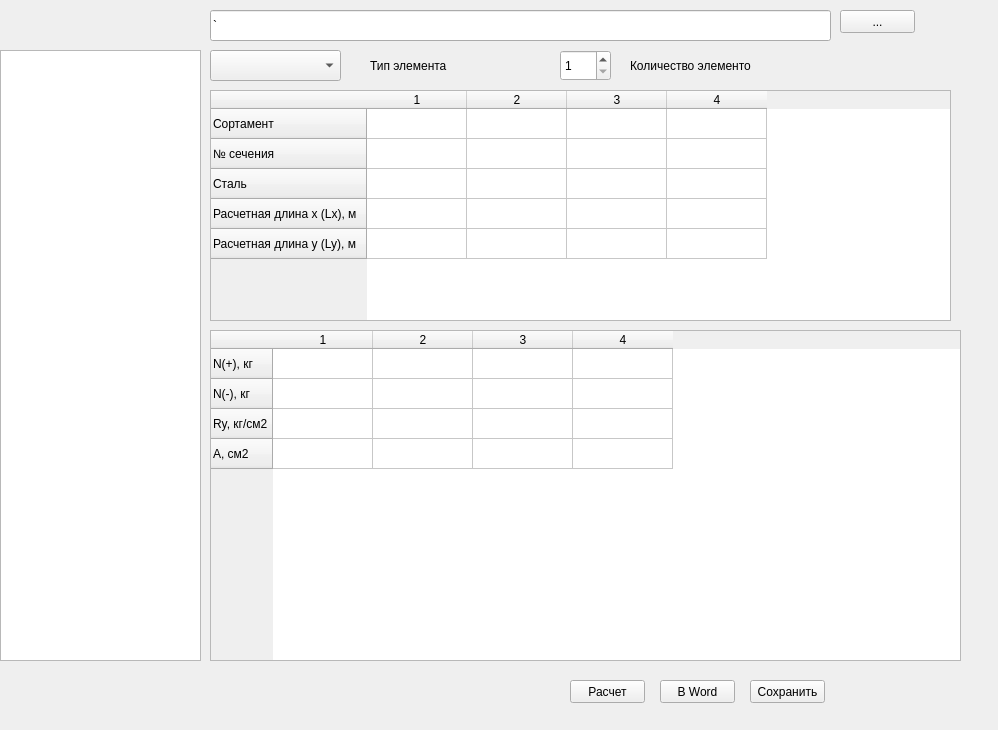
<?xml version="1.0" encoding="UTF-8"?>
<ui version="4.0">
 <class>Form</class>
 <widget class="QWidget" name="Form">
  <property name="geometry">
   <rect>
    <x>0</x>
    <y>0</y>
    <width>998</width>
    <height>730</height>
   </rect>
  </property>
  <property name="windowTitle">
   <string>Form</string>
  </property>
  <widget class="QComboBox" name="comboBox">
   <property name="geometry">
    <rect>
     <x>210</x>
     <y>50</y>
     <width>131</width>
     <height>31</height>
    </rect>
   </property>
  </widget>
  <widget class="QLabel" name="label">
   <property name="geometry">
    <rect>
     <x>370</x>
     <y>50</y>
     <width>81</width>
     <height>31</height>
    </rect>
   </property>
   <property name="text">
    <string>Тип элемента</string>
   </property>
  </widget>
  <widget class="QLabel" name="label_2">
   <property name="geometry">
    <rect>
     <x>630</x>
     <y>50</y>
     <width>121</width>
     <height>31</height>
    </rect>
   </property>
   <property name="text">
    <string>Количество элементов</string>
   </property>
  </widget>
  <widget class="QTableWidget" name="tableWidget">
   <property name="geometry">
    <rect>
     <x>210</x>
     <y>90</y>
     <width>741</width>
     <height>231</height>
    </rect>
   </property>
   <row>
    <property name="text">
     <string>Сортамент</string>
    </property>
   </row>
   <row>
    <property name="text">
     <string>№ сечения</string>
    </property>
   </row>
   <row>
    <property name="text">
     <string>Сталь</string>
    </property>
   </row>
   <row>
    <property name="text">
     <string>Расчетная длина x (Lx), м</string>
    </property>
   </row>
   <row>
    <property name="text">
     <string>Расчетная длина y (Ly), м</string>
    </property>
   </row>
   <column>
    <property name="text">
     <string>1</string>
    </property>
   </column>
   <column>
    <property name="text">
     <string>2</string>
    </property>
   </column>
   <column>
    <property name="text">
     <string>3</string>
    </property>
   </column>
   <column>
    <property name="text">
     <string>4</string>
    </property>
   </column>
   <item row="2" column="0">
    <property name="text">
     <string/>
    </property>
   </item>
  </widget>
  <widget class="QTableWidget" name="tableWidget_2">
   <property name="geometry">
    <rect>
     <x>210</x>
     <y>330</y>
     <width>751</width>
     <height>331</height>
    </rect>
   </property>
   <row>
    <property name="text">
     <string>N(+), кг</string>
    </property>
   </row>
   <row>
    <property name="text">
     <string>N(-), кг</string>
    </property>
   </row>
   <row>
    <property name="text">
     <string>Ry, кг/см2</string>
    </property>
   </row>
   <row>
    <property name="text">
     <string>A, см2</string>
    </property>
   </row>
   <column>
    <property name="text">
     <string>1</string>
    </property>
   </column>
   <column>
    <property name="text">
     <string>2</string>
    </property>
   </column>
   <column>
    <property name="text">
     <string>3</string>
    </property>
   </column>
   <column>
    <property name="text">
     <string>4</string>
    </property>
   </column>
  </widget>
  <widget class="QListWidget" name="listWidget">
   <property name="geometry">
    <rect>
     <x>0</x>
     <y>50</y>
     <width>201</width>
     <height>611</height>
    </rect>
   </property>
  </widget>
  <widget class="QPushButton" name="pushButton">
   <property name="geometry">
    <rect>
     <x>570</x>
     <y>680</y>
     <width>75</width>
     <height>23</height>
    </rect>
   </property>
   <property name="text">
    <string>Расчет</string>
   </property>
  </widget>
  <widget class="QPushButton" name="pushButton_2">
   <property name="geometry">
    <rect>
     <x>660</x>
     <y>680</y>
     <width>75</width>
     <height>23</height>
    </rect>
   </property>
   <property name="text">
    <string>В Word</string>
   </property>
  </widget>
  <widget class="QPushButton" name="pushButton_3">
   <property name="geometry">
    <rect>
     <x>750</x>
     <y>680</y>
     <width>75</width>
     <height>23</height>
    </rect>
   </property>
   <property name="text">
    <string>Сохранить</string>
   </property>
  </widget>
  <widget class="QLineEdit" name="lineEdit">
   <property name="geometry">
    <rect>
     <x>210</x>
     <y>10</y>
     <width>621</width>
     <height>31</height>
    </rect>
   </property>
   <property name="text">
    <string>`</string>
   </property>
   <property name="cursorPosition">
    <number>1</number>
   </property>
   <property name="dragEnabled">
    <bool>false</bool>
   </property>
   <property name="readOnly">
    <bool>true</bool>
   </property>
  </widget>
  <widget class="QPushButton" name="pushButton_4">
   <property name="geometry">
    <rect>
     <x>840</x>
     <y>10</y>
     <width>75</width>
     <height>23</height>
    </rect>
   </property>
   <property name="text">
    <string>...</string>
   </property>
  </widget>
  <widget class="QSpinBox" name="spinBox">
   <property name="geometry">
    <rect>
     <x>560</x>
     <y>50</y>
     <width>51</width>
     <height>31</height>
    </rect>
   </property>
   <property name="minimum">
    <number>1</number>
   </property>
   <property name="maximum">
    <number>8</number>
   </property>
  </widget>
 </widget>
 <resources/>
 <connections/>
</ui>
